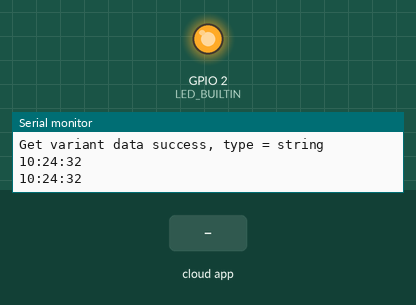
Bench run of a sketch on a simulated ESP8266 (NodeMCU). Shown: output pins drawn as LEDs (lit = HIGH, except the on-board LED, lit = LOW), the last lines printed to the serial monitor. The test bench sets the inputs (shaded band). WiFi joins after 1.5 s; servers stay silent unless stated; network time is answered at once with the bench clock; the local clock reads 2024-03-15 10:24:30 at power-on unless the sketch sets it; the Firebase database answers and starts empty.

Above: at 3.1 s.
3.2 s: the phone or cloud app sets regar to 0
At 4.2 s:
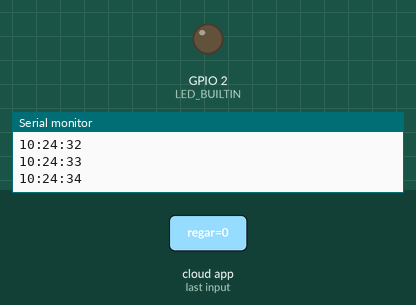
4.9 s: the phone or cloud app sets regar to 1
At 6.3 s:
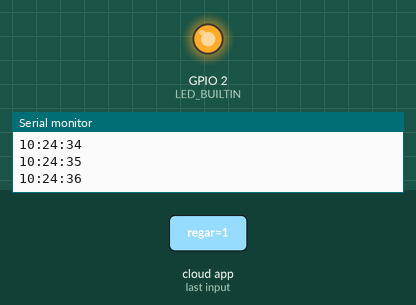
Timing chart, 0 to 7.9 s (numbered marks = the images above; inputs shaded):
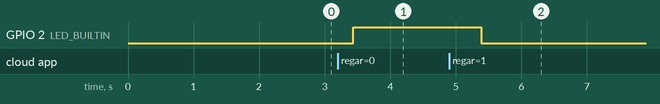

The sketch:

iotFirebaseConnect.ino
```cpp
#include "FirebaseESP8266.h"
#include <ESP8266WiFi.h>
#include <NTPClient.h>
#include <WiFiUdp.h>
//1. Change the following info
#define FIREBASE_HOST "iot-home-843f7-default-rtdb.firebaseio.com/"
#define FIREBASE_AUTH "ylK3aXccHlWQaYr09ft2Dyr8bkhUldt8fm510UJY"
#define WIFI_SSID "54AE68"
#define WIFI_PASSWORD "0141781915"


//2. Define FirebaseESP8266 data object for data sending and receiving
FirebaseData firebaseData;

WiFiUDP ntpUDP;


NTPClient timeClient(ntpUDP, "south-america.pool.ntp.org", -10800, 60000);

void setup()
{

  Serial.begin(115200);

  WiFi.begin(WIFI_SSID, WIFI_PASSWORD);
  Serial.print("Connecting to Wi-Fi");
  while (WiFi.status() != WL_CONNECTED)
  {
    Serial.print(".");
    delay(300);
  }
  Serial.println();
  Serial.print("Connected with IP: ");
  Serial.println(WiFi.localIP());
  Serial.println();


  //3. Set your Firebase info

  Firebase.begin(FIREBASE_HOST, FIREBASE_AUTH);

  //4. Enable auto reconnect the WiFi when connection lost
  Firebase.reconnectWiFi(true);

  //5. Try to set int data to Firebase
  //The set function returns bool for the status of operation
  //firebaseData requires for sending the data
  if(Firebase.setInt(firebaseData, "/huerta/riego/regar", 1))
  {
    //Success
     Serial.println("Set int data success");

  }else{
    //Failed?, get the error reason from firebaseData

    Serial.print("Error in setInt, ");
    Serial.println(firebaseData.errorReason());
  }


  //6. Try to get int data from Firebase
  //The get function returns bool for the status of operation
  //firebaseData requires for receiving the data
  if(Firebase.getInt(firebaseData, "/huerta/riego/regar"))
  {
    //Success
    Serial.print("Get int data success, int = ");
    Serial.println(firebaseData.intData());

  }else{
    //Failed?, get the error reason from firebaseData

    Serial.print("Error in getInt, ");
    Serial.println(firebaseData.errorReason());
  }

  /*

  In case where you want to set other data types i.e. bool, float, double and String, you can use setBool, setFloat, setDouble and setString.
  If you want to get data which you known its type at specific node, use getInt, getBool, getFloat, getDouble, getString.
  If you don't know the data type at specific node, use get and check its type.

  The following shows how to get the variant data

  */

 if(Firebase.get(firebaseData, "/huerta/riego/regar"))
  {
    //Success
    Serial.print("Get variant data success, type = ");
    Serial.println(firebaseData.dataType());

    if(firebaseData.dataType() == "int"){
      Serial.print("data = ");
      Serial.println(firebaseData.intData());
    }else if(firebaseData.dataType() == "bool"){
      if(firebaseData.boolData())
        Serial.println("data = true");
      else
        Serial.println("data = false");
    }

  }else{
    //Failed?, get the error reason from firebaseData

    Serial.print("Error in get, ");
    Serial.println(firebaseData.errorReason());
  }

  /*

  If you want to get the data in realtime instead of using get, see the stream examples.
  If you want to work with JSON, see the FirebaseJson, jsonObject and jsonArray examples.

  If you have questions or found the bugs, feel free to open the issue here https://github.com/mobizt/Firebase-ESP8266

  */


  pinMode(LED_BUILTIN, OUTPUT);
  timeClient.begin();
}

void loop()
{

   if(Firebase.getInt(firebaseData, "/huerta/riego/regar"))
  {
    if (firebaseData.intData() == 1)
    {
      digitalWrite(LED_BUILTIN, LOW);
    } else {
      digitalWrite(LED_BUILTIN, HIGH);
    }
  }
  timeClient.update();

  Serial.println(timeClient.getFormattedTime());
  delay(500);
}
```

Measured:
- after the input at 3.2 s, GPIO 2 (LED_BUILTIN): LOW → HIGH after 0.23 s
- after the input at 4.9 s, GPIO 2 (LED_BUILTIN): HIGH → LOW after 0.49 s
